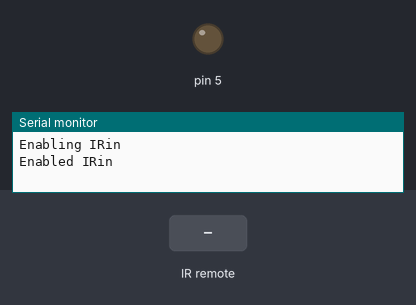
This sketch was run on a simulated Arduino Uno, built with avr-gcc and run on an emulated ATmega328P. Shown: output pins drawn as LEDs (lit = HIGH), the last lines printed to the serial monitor. Inputs (shaded band) come from the test bench.

Above: at 1.2 s.
1.3 s: infrared code 0xFF30CF received
At 2.5 s:
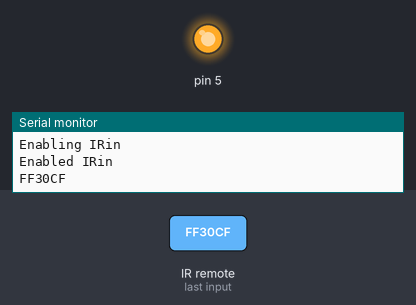
2.8 s: infrared code 0xFF18E7 received
At 3.7 s:
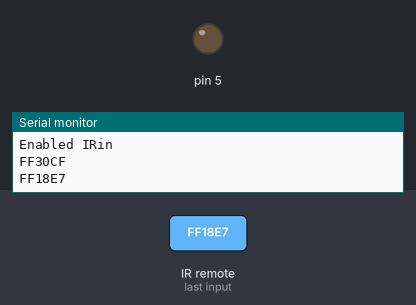
Timing chart, 0 to 5.8 s (numbered marks = the images above; inputs shaded):
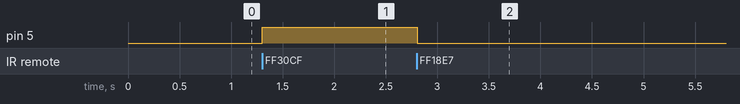

Measured:
- after the input at 1.3 s, pin 5: LOW → HIGH at once
- after the input at 2.8 s, pin 5: HIGH → LOW at once

The sketch:

230331_5-4_TR_of_Infra-Ray_Remote.ino
```cpp
// (licence header left out)
#include <IRremote.h>

int RECV_PIN = 11;

IRrecv irrecv(RECV_PIN);

decode_results results;

void setup()
{
  Serial.begin(9600);
  // In case the interrupt driver crashes on setup, give a clue
  // to the user what's going on.
  Serial.println("Enabling IRin");
  irrecv.enableIRIn(); // Start the receiver
  Serial.println("Enabled IRin");
  pinMode(5, OUTPUT);   // 핀 모드 설정 하기, 이 부분 추가함
}

void loop() {
  if (irrecv.decode(&results)) {
  Serial.println(results.value, HEX);
  irrecv.resume(); // Receive the next value
  if (results.value == 0xFF30CF) digitalWrite(5, HIGH);  //1번 LED 켜기
  if (results.value == 0xFF18E7) digitalWrite(5, LOW);  // 2번 LED 끄기

  }
  delay(100);
}
```
